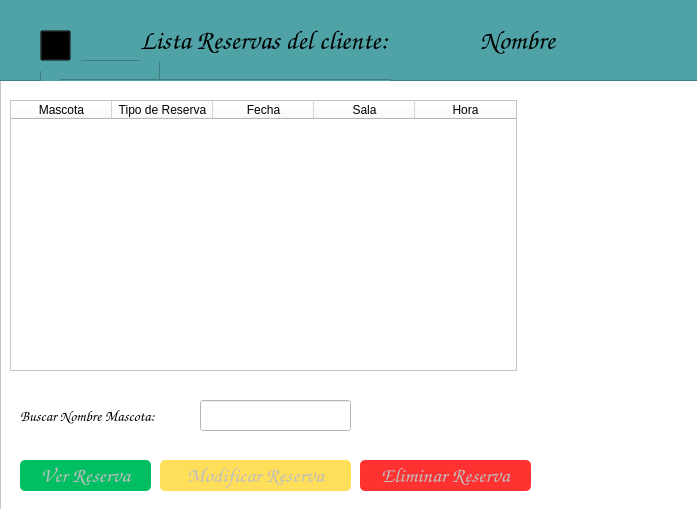
<?xml version="1.0" encoding="UTF-8"?>
<ui version="4.0">
 <class>mainWindow</class>
 <widget class="QMainWindow" name="mainWindow">
  <property name="geometry">
   <rect>
    <x>0</x>
    <y>0</y>
    <width>697</width>
    <height>509</height>
   </rect>
  </property>
  <property name="sizePolicy">
   <sizepolicy hsizetype="Preferred" vsizetype="Preferred">
    <horstretch>0</horstretch>
    <verstretch>0</verstretch>
   </sizepolicy>
  </property>
  <property name="minimumSize">
   <size>
    <width>697</width>
    <height>509</height>
   </size>
  </property>
  <property name="maximumSize">
   <size>
    <width>697</width>
    <height>509</height>
   </size>
  </property>
  <property name="windowTitle">
   <string>Clinica CVI</string>
  </property>
  <property name="styleSheet">
   <string notr="true">alternate-background-color: rgb(255, 255, 255);</string>
  </property>
  <widget class="QWidget" name="centralwidget">
   <widget class="QFrame" name="frame">
    <property name="geometry">
     <rect>
      <x>0</x>
      <y>0</y>
      <width>711</width>
      <height>511</height>
     </rect>
    </property>
    <property name="minimumSize">
     <size>
      <width>711</width>
      <height>511</height>
     </size>
    </property>
    <property name="maximumSize">
     <size>
      <width>711</width>
      <height>511</height>
     </size>
    </property>
    <property name="sizeIncrement">
     <size>
      <width>10000</width>
      <height>10000</height>
     </size>
    </property>
    <property name="cursor">
     <cursorShape>ArrowCursor</cursorShape>
    </property>
    <property name="styleSheet">
     <string notr="true">background-color: rgb(255, 255, 255);</string>
    </property>
    <property name="frameShape">
     <enum>QFrame::StyledPanel</enum>
    </property>
    <property name="frameShadow">
     <enum>QFrame::Raised</enum>
    </property>
    <widget class="QFrame" name="frame_2">
     <property name="geometry">
      <rect>
       <x>-10</x>
       <y>-20</y>
       <width>721</width>
       <height>101</height>
      </rect>
     </property>
     <property name="styleSheet">
      <string notr="true">background-color: rgb(79, 163, 166);</string>
     </property>
     <property name="frameShape">
      <enum>QFrame::StyledPanel</enum>
     </property>
     <property name="frameShadow">
      <enum>QFrame::Raised</enum>
     </property>
     <widget class="QFrame" name="frame_3">
      <property name="geometry">
       <rect>
        <x>50</x>
        <y>80</y>
        <width>120</width>
        <height>80</height>
       </rect>
      </property>
      <property name="frameShape">
       <enum>QFrame::StyledPanel</enum>
      </property>
      <property name="frameShadow">
       <enum>QFrame::Raised</enum>
      </property>
     </widget>
     <widget class="QFrame" name="frame_4">
      <property name="geometry">
       <rect>
        <x>70</x>
        <y>99</y>
        <width>331</width>
        <height>51</height>
       </rect>
      </property>
      <property name="frameShape">
       <enum>QFrame::StyledPanel</enum>
      </property>
      <property name="frameShadow">
       <enum>QFrame::Raised</enum>
      </property>
     </widget>
     <widget class="QLabel" name="labelTitulo">
      <property name="geometry">
       <rect>
        <x>150</x>
        <y>40</y>
        <width>331</width>
        <height>41</height>
       </rect>
      </property>
      <property name="font">
       <font>
        <family>Comic Sans MS</family>
        <pointsize>20</pointsize>
       </font>
      </property>
      <property name="cursor">
       <cursorShape>ForbiddenCursor</cursorShape>
      </property>
      <property name="text">
       <string>Lista Reservas del cliente:</string>
      </property>
     </widget>
     <widget class="QLabel" name="label_3">
      <property name="geometry">
       <rect>
        <x>30</x>
        <y>40</y>
        <width>61</width>
        <height>51</height>
       </rect>
      </property>
      <property name="text">
       <string/>
      </property>
      <property name="pixmap">
       <pixmap>../imagenes/Atras.png</pixmap>
      </property>
     </widget>
     <widget class="QPushButton" name="btnAtras">
      <property name="geometry">
       <rect>
        <x>50</x>
        <y>50</y>
        <width>31</width>
        <height>31</height>
       </rect>
      </property>
      <property name="cursor">
       <cursorShape>PointingHandCursor</cursorShape>
      </property>
      <property name="focusPolicy">
       <enum>Qt::StrongFocus</enum>
      </property>
      <property name="styleSheet">
       <string notr="true">background-color: rgba(0,0,0,0);</string>
      </property>
      <property name="text">
       <string/>
      </property>
     </widget>
     <widget class="QLabel" name="labelNombre">
      <property name="geometry">
       <rect>
        <x>490</x>
        <y>40</y>
        <width>211</width>
        <height>41</height>
       </rect>
      </property>
      <property name="font">
       <font>
        <family>Comic Sans MS</family>
        <pointsize>20</pointsize>
       </font>
      </property>
      <property name="cursor">
       <cursorShape>ForbiddenCursor</cursorShape>
      </property>
      <property name="text">
       <string>Nombre</string>
      </property>
     </widget>
    </widget>
    <widget class="QPushButton" name="btnVer">
     <property name="enabled">
      <bool>false</bool>
     </property>
     <property name="geometry">
      <rect>
       <x>20</x>
       <y>460</y>
       <width>131</width>
       <height>31</height>
      </rect>
     </property>
     <property name="font">
      <font>
       <family>Comic Sans MS</family>
       <pointsize>16</pointsize>
       <weight>50</weight>
       <bold>false</bold>
      </font>
     </property>
     <property name="cursor">
      <cursorShape>PointingHandCursor</cursorShape>
     </property>
     <property name="styleSheet">
      <string notr="true">background-color: rgb(0, 191, 99);
border-radius: 5px;</string>
     </property>
     <property name="text">
      <string>Ver Reserva</string>
     </property>
     <property name="checkable">
      <bool>false</bool>
     </property>
    </widget>
    <widget class="QLabel" name="label_logo">
     <property name="geometry">
      <rect>
       <x>410</x>
       <y>120</y>
       <width>291</width>
       <height>301</height>
      </rect>
     </property>
     <property name="font">
      <font>
       <family>Comic Sans MS</family>
       <pointsize>16</pointsize>
      </font>
     </property>
     <property name="text">
      <string/>
     </property>
     <property name="pixmap">
      <pixmap>../imagenes/Logo-removebg-preview.png</pixmap>
     </property>
    </widget>
    <widget class="QPushButton" name="btnModificar">
     <property name="enabled">
      <bool>false</bool>
     </property>
     <property name="geometry">
      <rect>
       <x>160</x>
       <y>460</y>
       <width>191</width>
       <height>31</height>
      </rect>
     </property>
     <property name="font">
      <font>
       <family>Comic Sans MS</family>
       <pointsize>16</pointsize>
       <weight>50</weight>
       <bold>false</bold>
      </font>
     </property>
     <property name="cursor">
      <cursorShape>PointingHandCursor</cursorShape>
     </property>
     <property name="styleSheet">
      <string notr="true">background-color: rgb(255, 222, 89);
border-radius: 5px;</string>
     </property>
     <property name="text">
      <string>Modificar Reserva</string>
     </property>
     <property name="checkable">
      <bool>false</bool>
     </property>
    </widget>
    <widget class="QPushButton" name="btnEliminar">
     <property name="enabled">
      <bool>false</bool>
     </property>
     <property name="geometry">
      <rect>
       <x>360</x>
       <y>460</y>
       <width>171</width>
       <height>31</height>
      </rect>
     </property>
     <property name="font">
      <font>
       <family>Comic Sans MS</family>
       <pointsize>16</pointsize>
      </font>
     </property>
     <property name="cursor">
      <cursorShape>PointingHandCursor</cursorShape>
     </property>
     <property name="styleSheet">
      <string notr="true">background-color: rgb(255, 49, 49);
border-radius: 5px;</string>
     </property>
     <property name="text">
      <string>Eliminar Reserva</string>
     </property>
     <property name="checkable">
      <bool>false</bool>
     </property>
    </widget>
    <widget class="QTableWidget" name="listaReservas">
     <property name="geometry">
      <rect>
       <x>10</x>
       <y>100</y>
       <width>507</width>
       <height>271</height>
      </rect>
     </property>
     <property name="editTriggers">
      <set>QAbstractItemView::NoEditTriggers</set>
     </property>
     <property name="selectionMode">
      <enum>QAbstractItemView::SingleSelection</enum>
     </property>
     <attribute name="horizontalHeaderDefaultSectionSize">
      <number>101</number>
     </attribute>
     <attribute name="horizontalHeaderMinimumSectionSize">
      <number>39</number>
     </attribute>
     <attribute name="verticalHeaderVisible">
      <bool>false</bool>
     </attribute>
     <column>
      <property name="text">
       <string>Mascota</string>
      </property>
     </column>
     <column>
      <property name="text">
       <string>Tipo de Reserva</string>
      </property>
     </column>
     <column>
      <property name="text">
       <string>Fecha</string>
      </property>
     </column>
     <column>
      <property name="text">
       <string>Sala</string>
      </property>
     </column>
     <column>
      <property name="text">
       <string>Hora</string>
      </property>
     </column>
    </widget>
    <widget class="QLabel" name="label_2">
     <property name="geometry">
      <rect>
       <x>20</x>
       <y>400</y>
       <width>251</width>
       <height>31</height>
      </rect>
     </property>
     <property name="font">
      <font>
       <family>Comic Sans MS</family>
       <pointsize>11</pointsize>
       <weight>50</weight>
       <bold>false</bold>
      </font>
     </property>
     <property name="styleSheet">
      <string notr="true"/>
     </property>
     <property name="text">
      <string>Buscar Nombre Mascota:</string>
     </property>
     <property name="alignment">
      <set>Qt::AlignLeading|Qt::AlignLeft|Qt::AlignVCenter</set>
     </property>
    </widget>
    <widget class="QLineEdit" name="buscarNombre">
     <property name="geometry">
      <rect>
       <x>200</x>
       <y>400</y>
       <width>151</width>
       <height>31</height>
      </rect>
     </property>
     <property name="maxLength">
      <number>324234322</number>
     </property>
    </widget>
   </widget>
  </widget>
 </widget>
 <tabstops>
  <tabstop>btnVer</tabstop>
 </tabstops>
 <resources>
  <include location="logo.qrc"/>
 </resources>
 <connections/>
</ui>
